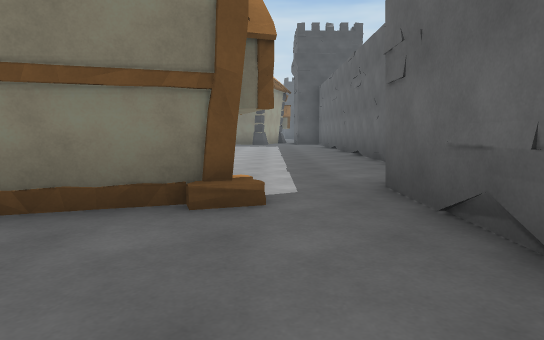
view 1 (above)

24 first-person views from a walk through a 3-D level made in the Unity game engine. The camera is 1.2 m above the floor, tilts 6° down and sees 75° across. The floor is counted in squares, 2 m on a side. Each view is taken from the middle of a square. On the plan, view 1 faces up. The plan holds only what a view shows up to about 10 squares ahead; the rest is blank. The place goes on beyond the plan. The player is left out. Surface patterns are stand-ins for the level's own textures.

view 2
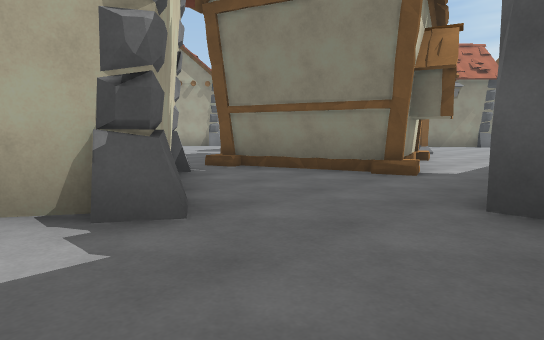

view 3
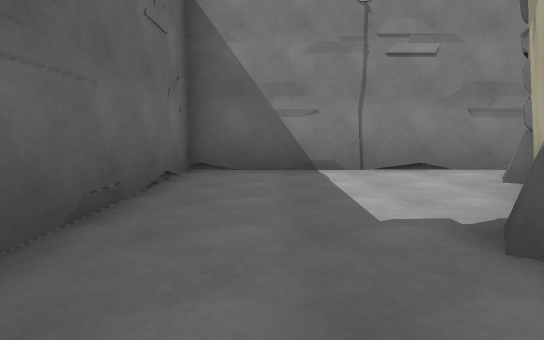

view 4
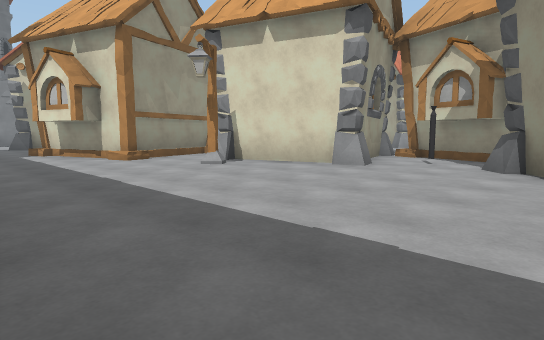

view 5
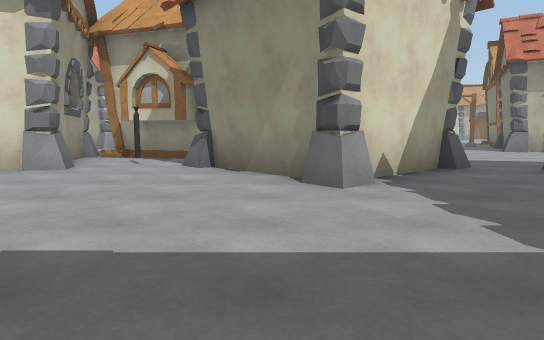

view 6
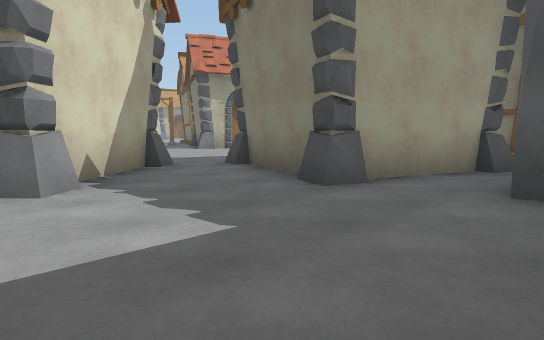

view 7
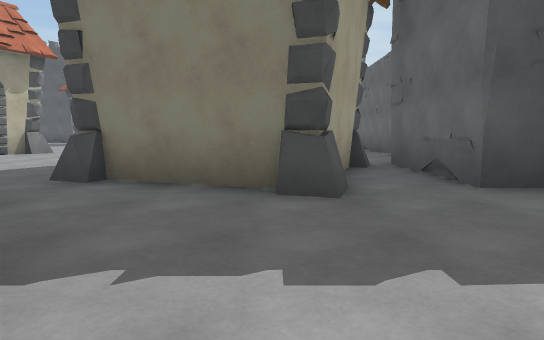

view 8
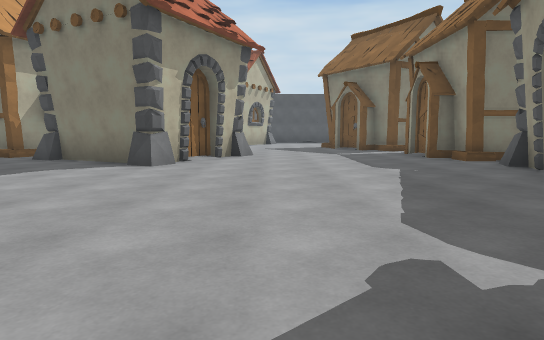

view 9
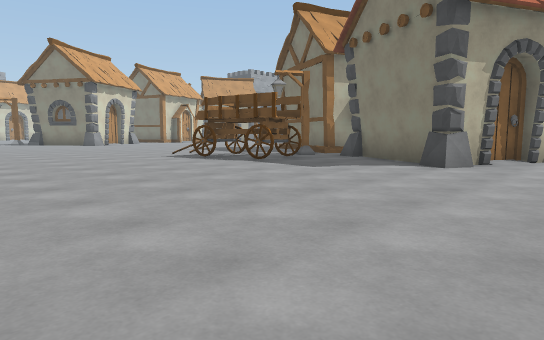

view 10
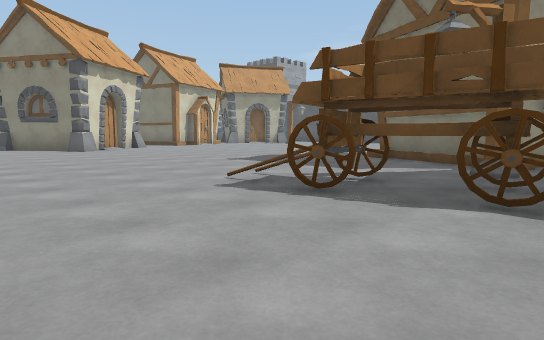

view 11
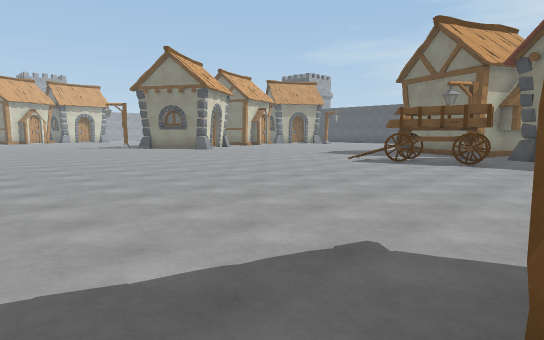

view 12
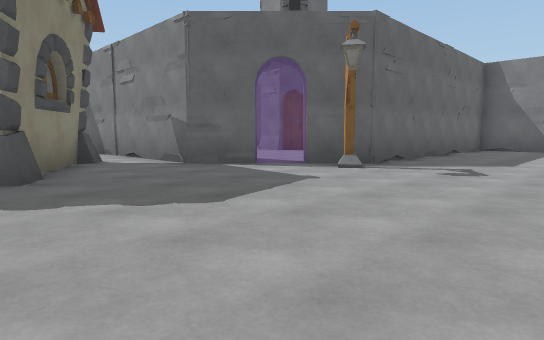

view 13
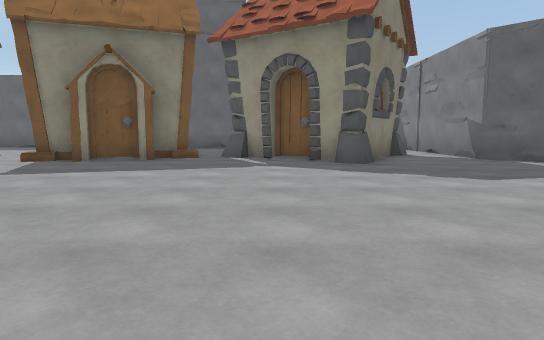

view 14
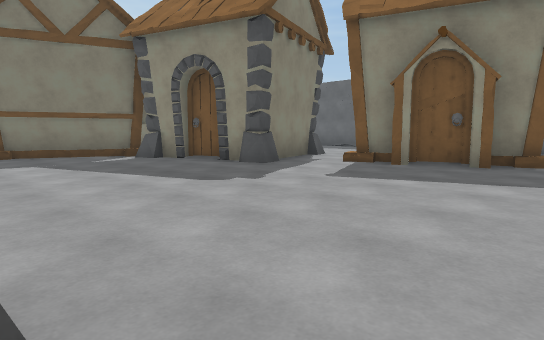

view 15
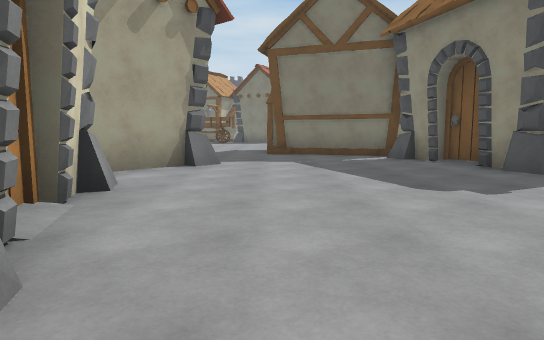

view 16
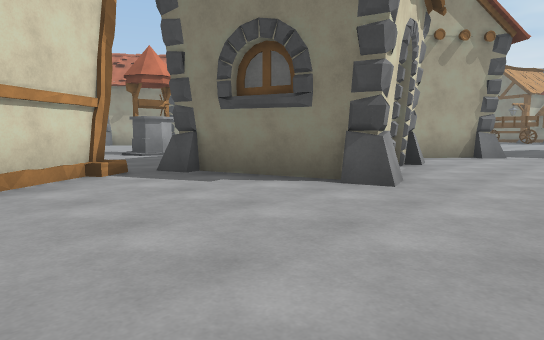

view 17
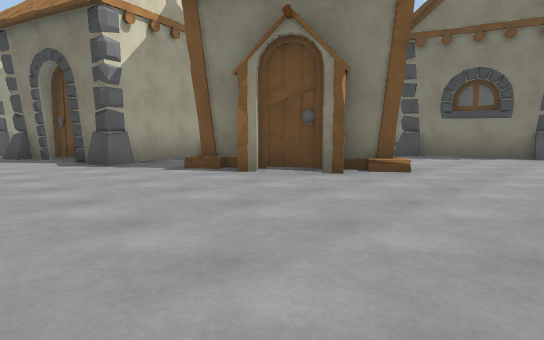

view 18
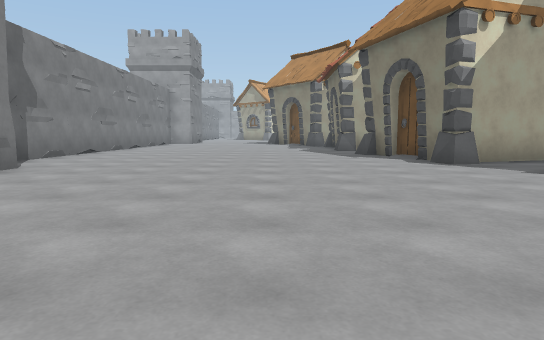

view 19
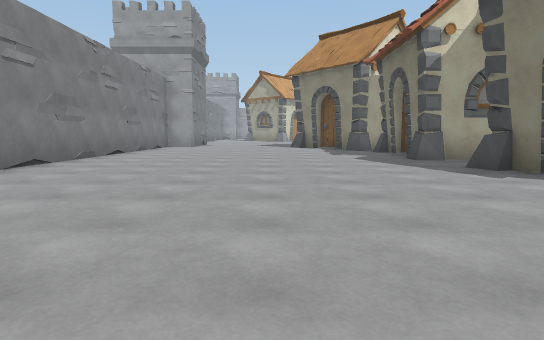

view 20
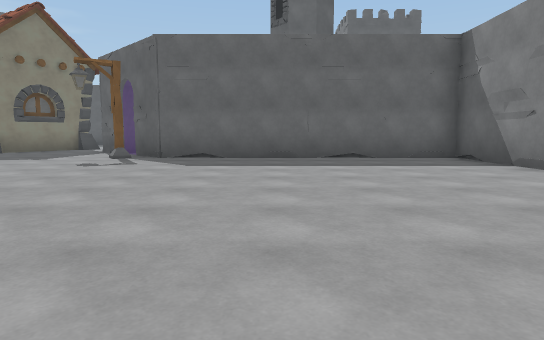

view 21
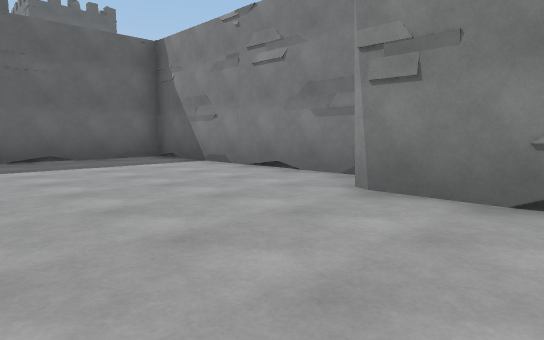

view 22
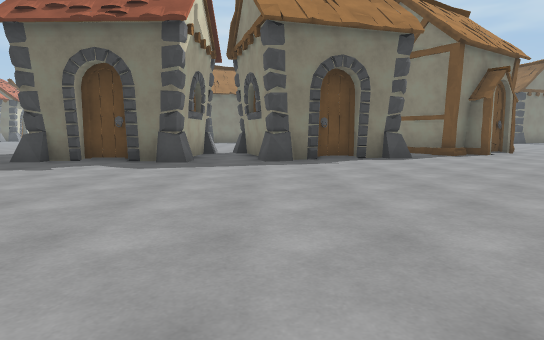

view 23
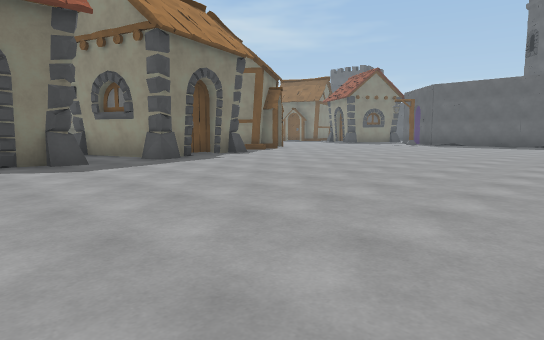

view 24
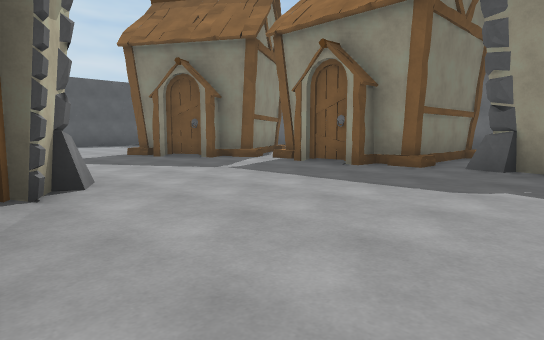

### Floor plan
Key: @ floor where view 1 was taken; # wall or solid block; . floor; / step, stairs or slope; = window, fence, low wall or low ledge; H house; L lamp; C cylinder; W well; O other object.
Columns run from 24 left of view 1 to 3 right of it. Each row starts with its distance up from view 1.
 28                   ..HHH
 27                  ....H.
 26                  .....H
 25       ..HHHH     ....HH
 24      .....HHH  ##....HH   .#
 23     .......LH###......HHH .#
 22    ...........##........ ..
 21   ........OO..........H  .#
 20  ........OOO..........  H.#
 19  ....................H  H.#
 18   ....................HH..#
 17      ...............H......
 16      .............. #......
 15     ..............  ##H....
 14    ............     ##.....
 13    ............   H #......
 12     ..........H  H.........
 11           ..../HHH.C.......
 10              ....H.HH......#
  9              ....HH H......#
  8             HH....H  HL....#
  7            ##.....HHHH.....
  6            #......H....H...
  5             H.......HHHH...
  4             H.......HHHH..#
  3      WW     H.......HHHHH.#
  2      ....  HHH.......H....#
  1       ....H..........H....#
  0          .H..........##.@..
 -1           H.........####...#
 -2            H.......H###....#
 -3    H  H.H HH.........##....#
 -4   H.H H..HH................#
 -5   #.H HH............########
 -6 ###.HH...........L.=O
 -7 ..................O#..
 -8 ..................# ..
 -9 ..................#
-10 ..................#
-11 ..................#
-12 ..................#
-13 ..................#
-14 ........####......#
-15 #######    ########

Where each view was taken, in squares from view 1:
view 1: 0 up, 0 right, facing up
view 2: 2 down, 2 right, facing up-left
view 3: 1 up, 1 right, facing down
view 4: 14 up, 2 right, facing down-left
view 5: 14 up, 2 right, facing left
view 6: 14 up, 2 right, facing up-left
view 7: 14 up, 1 left, facing up
view 8: 15 up, 7 left, facing up
view 9: 15 up, 7 left, facing up-left
view 10: 17 up, 12 left, facing up-left
view 11: 11 up, 10 left, facing up-left
view 12: 1 down, 10 left, facing down-right
view 13: 0 up, 12 left, facing right
view 14: 1 up, 11 left, facing up-right
view 15: 1 up, 10 left, facing up
view 16: 2 down, 9 left, facing up-left
view 17: 8 down, 10 left, facing up-left
view 18: 9 down, 10 left, facing left
view 19: 10 down, 14 left, facing left
view 20: 10 down, 15 left, facing right
view 21: 10 down, 15 left, facing down-right
view 22: 14 down, 20 left, facing up
view 23: 14 down, 24 left, facing up-right
view 24: 20 up, 9 left, facing up-right
